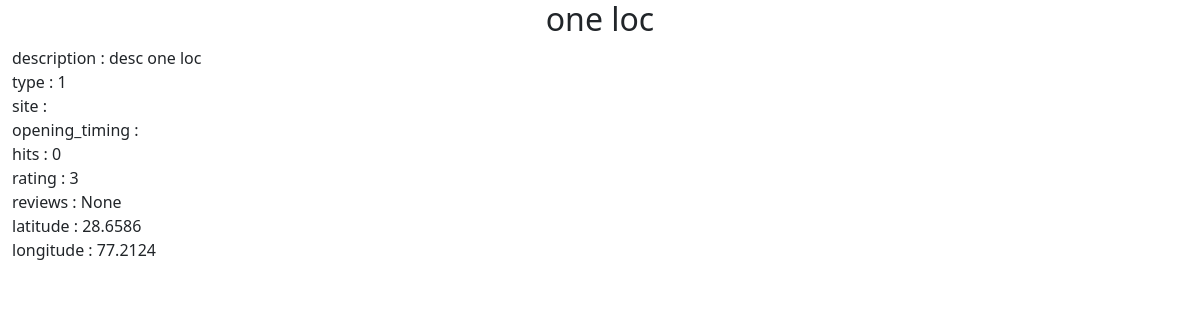
/explore_location/1, run on the app's committed database.
### server_pkg/models.py (models this page shows)
class Location(db.Model):
    __tablename__ = "location"
    id = db.Column(db.Integer, primary_key=True)
    name = db.Column(db.String(80), nullable=False)
    type = db.Column(db.Integer, nullable=False, default=0)
    site = db.Column(db.String(100), nullable=True)
    longitude = db.Column(db.Float, nullable=False)
    latitude = db.Column(db.Float, nullable=False)
    opening_timing = db.Column(db.String(100), nullable=True)
    photos = db.Column(db.String(300), nullable=True, unique=True)
    description = db.Column(db.String(300), nullable=False)
    other_type = db.Column(db.String(100), nullable=True)
    hits = db.Column(db.Integer, nullable=False, default=0)
    rating = db.Column(db.Integer, nullable=False, default=3)
    reviews = db.Column(db.String(300))
    tid = db.Column(db.Integer, db.ForeignKey('tour.id'), nullable=False)
    def __repr__(self):
        return '<Location %r>' % self.name

### main.py (the view)
@app.route("/explore_location/<int:locationId>")
def exploreLocation(locationId):
    loc = Location.query.filter_by(id=locationId).first()
    print(loc)
    return render_template("exploreLocation.html", loc=loc)

### main.py (called while the page is built)
@app.before_request
def session_handler():
    session.permanent = True
    app.permanent_session_lifetime = timedelta(minutes=60)

### server_pkg/templates/exploreLocation.html (shortened to what this page needs)
{% extends 'base.html' %}
{% block content %}
<div class="text-center">
    <h2>{{loc.name}}</h2>
</div>
description : {{loc.description}}<br>
type : {{loc.type}}<br>
site : {{loc.site}}<br>
opening_timing : {{loc.opening_timing}}<br>
hits : {{loc.hits}}<br>
rating : {{loc.rating}}<br>
reviews : {{loc.reviews}}<br>
latitude : {{loc.latitude}}<br>
longitude : {{loc.longitude}}<br>
{% endblock %}

### data on the page
Location: description "desc one loc", type "1", hits "0", rating "3", reviews "None", latitude "28.6586", longitude "77.2124"
